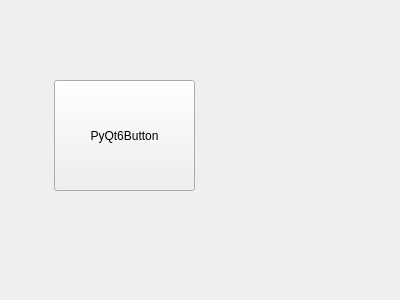
<?xml version="1.0" encoding="UTF-8"?>
<ui version="4.0">
 <class>Form</class>
 <widget class="QWidget" name="Form">
  <property name="geometry">
   <rect>
    <x>0</x>
    <y>0</y>
    <width>400</width>
    <height>300</height>
   </rect>
  </property>
  <property name="windowTitle">
   <string>Form</string>
  </property>
  <widget class="QPushButton" name="PyQt6Button">
   <property name="geometry">
    <rect>
     <x>54</x>
     <y>80</y>
     <width>141</width>
     <height>111</height>
    </rect>
   </property>
   <property name="text">
    <string>PyQt6Button</string>
   </property>
  </widget>
 </widget>
 <resources/>
 <connections/>
</ui>
